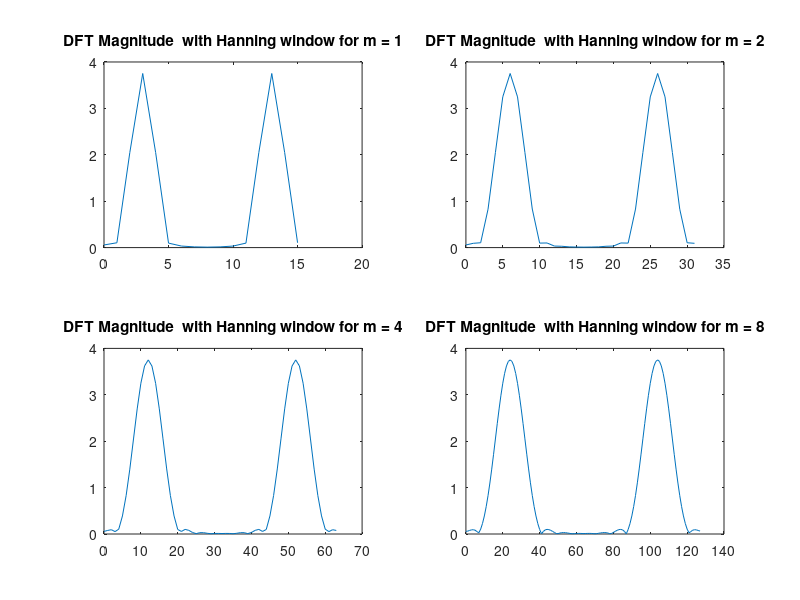

This figure's MATLAB source:
f_o = 12 ;
f_s = 64;
L = 16;
n = 0:L-1;
m_arr = [1,2,4,8];
p_n = cos(2*pi*f_o*n/f_s);
w_n = hann(L);

x_n = p_n.*transpose(w_n);
figure;
for i = 1:length(m_arr)
    m = m_arr(i);
    N = m*L;
    X_k = fft(x_n, N);
    subplot(2,2,i);
    if (m ==1||m==2)
    plot(0:length(X_k)-1,abs(X_k));
    else
    plot(0:N-1,abs(X_k));   
    end
    title(['DFT Magnitude  with Hanning window for m = ', num2str(m)]);
end  
